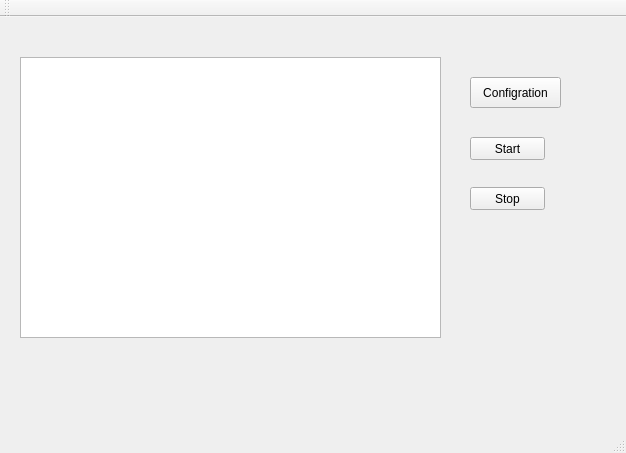
<?xml version="1.0" encoding="UTF-8"?>
<ui version="4.0">
 <class>MainWindow</class>
 <widget class="QMainWindow" name="MainWindow">
  <property name="geometry">
   <rect>
    <x>0</x>
    <y>0</y>
    <width>626</width>
    <height>453</height>
   </rect>
  </property>
  <property name="windowTitle">
   <string>MainWindow</string>
  </property>
  <widget class="QWidget" name="centralWidget">
   <widget class="QListWidget" name="listWidget">
    <property name="geometry">
     <rect>
      <x>20</x>
      <y>40</y>
      <width>421</width>
      <height>281</height>
     </rect>
    </property>
   </widget>
   <widget class="QPushButton" name="configration">
    <property name="geometry">
     <rect>
      <x>470</x>
      <y>60</y>
      <width>91</width>
      <height>31</height>
     </rect>
    </property>
    <property name="text">
     <string>Configration</string>
    </property>
   </widget>
   <widget class="QPushButton" name="startBtn">
    <property name="geometry">
     <rect>
      <x>470</x>
      <y>120</y>
      <width>75</width>
      <height>23</height>
     </rect>
    </property>
    <property name="text">
     <string>Start</string>
    </property>
   </widget>
   <widget class="QPushButton" name="stopBtn">
    <property name="geometry">
     <rect>
      <x>470</x>
      <y>170</y>
      <width>75</width>
      <height>23</height>
     </rect>
    </property>
    <property name="text">
     <string>Stop</string>
    </property>
   </widget>
  </widget>
  <widget class="QMenuBar" name="menuBar">
   <property name="geometry">
    <rect>
     <x>0</x>
     <y>0</y>
     <width>626</width>
     <height>23</height>
    </rect>
   </property>
  </widget>
  <widget class="QToolBar" name="mainToolBar">
   <attribute name="toolBarArea">
    <enum>TopToolBarArea</enum>
   </attribute>
   <attribute name="toolBarBreak">
    <bool>false</bool>
   </attribute>
  </widget>
  <widget class="QStatusBar" name="statusBar"/>
 </widget>
 <layoutdefault spacing="6" margin="11"/>
 <resources/>
 <connections/>
</ui>
